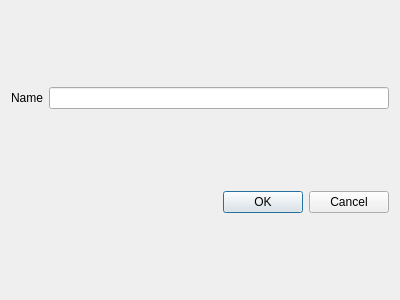
<?xml version="1.0" encoding="UTF-8"?>
<ui version="4.0">
 <class>Otter::NewEmailFolderDialogWindow</class>
 <widget class="QDialog" name="Otter::NewEmailFolderDialogWindow">
  <property name="geometry">
   <rect>
    <x>0</x>
    <y>0</y>
    <width>400</width>
    <height>300</height>
   </rect>
  </property>
  <property name="windowTitle">
   <string>Dialog</string>
  </property>
  <layout class="QVBoxLayout" name="verticalLayout">
   <item>
    <layout class="QHBoxLayout" name="horizontalLayout">
     <item>
      <widget class="QLabel" name="nameLabel">
       <property name="text">
        <string>Name</string>
       </property>
      </widget>
     </item>
     <item>
      <widget class="Otter::LineEditWidget" name="nameLineEditWidget"/>
     </item>
    </layout>
   </item>
   <item>
    <widget class="QDialogButtonBox" name="buttonBox">
     <property name="orientation">
      <enum>Qt::Horizontal</enum>
     </property>
     <property name="standardButtons">
      <set>QDialogButtonBox::Cancel|QDialogButtonBox::Ok</set>
     </property>
    </widget>
   </item>
  </layout>
 </widget>
 <customwidgets>
  <customwidget>
   <class>Otter::LineEditWidget</class>
   <extends>QLineEdit</extends>
   <header>src/ui/LineEditWidget.h</header>
  </customwidget>
 </customwidgets>
 <resources/>
 <connections/>
</ui>
